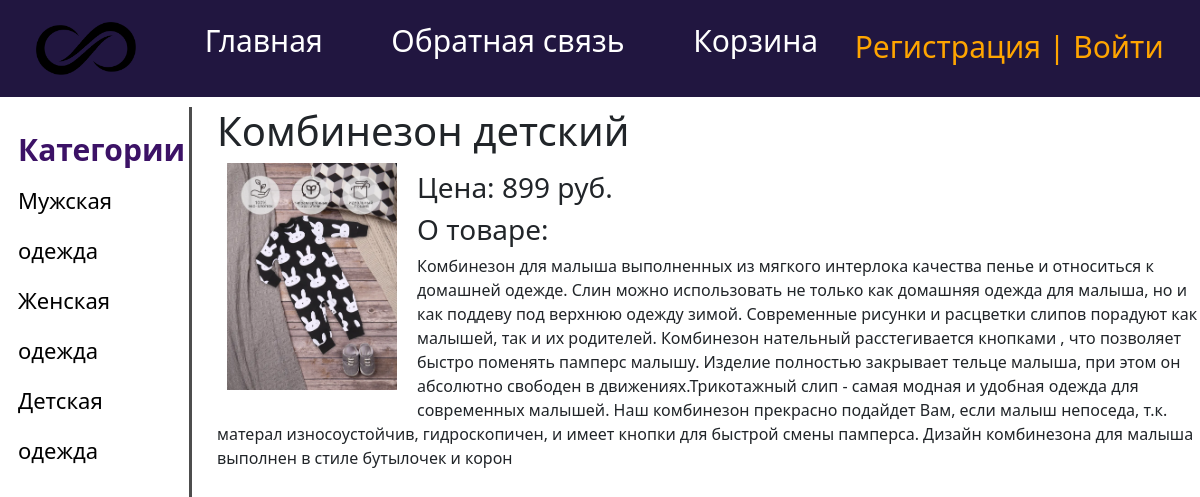
The page /post/kombinezon-detskij/ on the database its author committed.
### main/models.py (models this page shows, shortened)
class Category(models.Model):
    name = models.CharField(max_length=255, db_index=True)
    slug = models.SlugField(max_length=255,db_index=True, verbose_name='url', unique=True)
    def get_absolute_url(self):
        return reverse('cats', kwargs={'cat_slug': self.slug})

class Product(models.Model):
    title = models.CharField(max_length=255, verbose_name='Название')
    content = models.TextField(verbose_name='Описание')
    price = models.IntegerField(verbose_name='Цена')
    slug = models.SlugField(max_length=255, db_index=True, verbose_name='url', unique=True)
    photo = models.ImageField(upload_to='photos/%Y/%m/%d/')
    time_create = models.DateTimeField(auto_now_add=True)
    time_update = models.DateTimeField(auto_now=True)
    cat = models.ForeignKey('Category', on_delete=models.PROTECT)

### main/views.py (the view)
# urls.py: path('post/<slug:post_slug>/', show_post, name='show_post'),
def show_post(request, post_slug):
    post = get_object_or_404(Product, slug=post_slug)
    context = {
        'post': post,
        'menu': menu,
    }
    return render(request, 'main/show_post.html', context=context)

### main/templatetags/main_tags.py (called while the page is built)
@register.inclusion_tag('main/list_categories.html')
def show_categories():
    cats = Category.objects.all()
    return {'cats': cats}

### main/templates/main/show_post.html
{% extends 'main/layout.html' %}
{% block content %}
<h1>{{post.title}}</h1>
{% if post.photo %}
<p><img width="190px" class="img-article-left" src="{{post.photo.url}}"></p>
{% endif %}
<div>
    <h3>  Цена: {{ post.price }} руб.  </h3>
</div>
<div>
    <h3>О товаре:</h3>{{post.content|linebreaks}}
</div>
{% endblock %}

### main/templates/main/list_categories.html
{% for c in cats %}
		<li><a href="{{ c.get_absolute_url }}">{{c.name}}</a></li>
{% endfor %}

### main/static/main/css/style.css (style rules this page uses)
html, body { font-family: 'Arial', }
img.img-article-left { max-width: 300px; height: auto; float: left; padding: 0 20px 10px 0; margin-left: 10px }
.cats a { color: black; }
li a { text-decoration: none }
li { list-style-type: none }

### rows shown on the page
Category: name "Мужская одежда"
Category: name "Женская одежда"
Category: name "Детская одежда"
Product: title "Комбинезон детский", photo (picture), price "899", content "Комбинезон для малыша выполненных из мягкого интерлока качества пенье и относиться к домашней одежде. Слин можно использовать не только как домашняя одежда для малыша, но и как поддеву под верхнюю одежду зимой. Современные рисунки и расцветки слипов порадуют как малышей, так и их родителей. Комбинезон нательный расстегивается кнопками , что позволяет быстро поменять памперс малышу. Изделие полностью закрывает тельце малыша, при этом он абсолютно свободен в движениях.Трикотажный слип - самая модная и удобная одежда для современных малышей. Наш комбинезон прекрасно подайдет Вам, если малыш непоседа, т.к. матерал износоустойчив, гидроскопичен, и имеет кнопки для быстрой смены памперса. Дизайн…"

### other values the page prints
{{ m.title }} "Главная" "Обратная связь" "Корзина"
